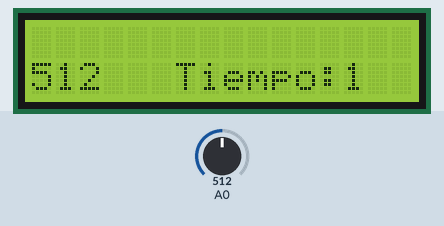
Simulated run of this sketch. Board: Arduino Uno, built with avr-gcc and run on an emulated ATmega328P. Parts: 16×2 character LCD. Inputs (shaded band) come from the test bench; at power-on: A0 = 512.

Above: at 1.2 s.
1.3 s: A0 set to 716
At 2.6 s:
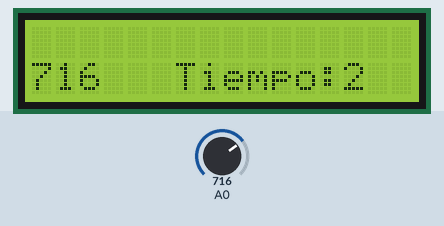
3.5 s: A0 set to 900
At 4.8 s:
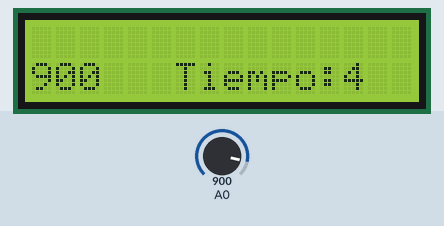
5.5 s: A0 set to 1023
At 6.8 s:
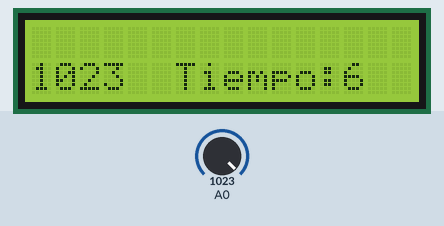
Timing chart, 0 to 8.5 s (numbered marks = the images above; inputs shaded):
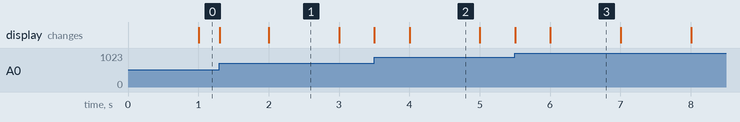

Measured:
- what the display in image 1 shows lasts 1.0 s, from 2.0 s to 3.0 s

The sketch:

Rosero_Romel_Deber_Libreria_avrpower.ino
```cpp
/*
 *         Universidad Técnica del Norte
 *   Facultad de Ingeniería en Ciencias Aplicadas
 * Carrera de Ingeniería en Electrónica y Redes de Comunicación
 *
 * Nombre: Romel Rosero                       Fecha: 04/02/2020
 * Asignatura: Sistemas Microprocesados
 *
 * Realizar un programa que cada 5 segundos el sistema desactiva el conversor análogo digital,
 * cada 8 segundos la comunicación serial y cada 12 segundos un desactivación total.
 *
 */

#include <avr/power.h>
#include<avr/sleep.h>
#include <EEPROM.h>
#include <LowPower.h>
#include <avr/wdt.h>
#include <MsTimer2.h>
#include <TimerOne.h>

#include <LiquidCrystal.h>
LiquidCrystal lcd(13, 12, 11, 10, 9, 8);
int valor = EEPROM.read(0);
int LCD = 7;
int cont = 0;
int valor1;


void setup() {
  Timer1.initialize(1000000);
  Timer1.attachInterrupt(contar);
  power_all_enable();
  lcd.begin(16, 2);
  valor = 0;
}

void loop() {
  Serial.println(valor);
  lcd.setCursor(6, 1);
  lcd.print("Tiempo:" + String(cont));
  valor1 = analogRead(0);
  lcd.setCursor(0, 1);
  lcd.print(valor1);
}
void contar() {
  cont++;
}

void apagar() {
  if (cont == 5) {
    valor = valor + 1;
    lcd.setCursor(0, 0);
    lcd.print("CAD Apagado");
    power_adc_disable();
  }
}
```
